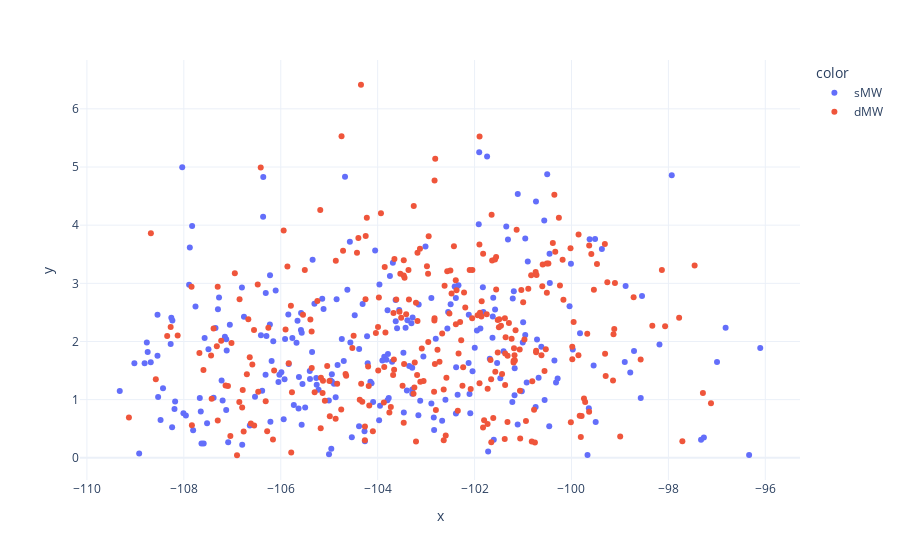

This figure's notebook cell:
### Code cell
px.scatter(x=df_mw['a_mean'], y=df_mw['a_std'], color=df_mw['mind'], template = "plotly_white")

### Figure 1 — Plotly figure (JSON) as saved in the notebook; plotly's stock layout.template omitted (floating-point values rounded to 4 significant figures; data arrays with more than 128 entries replaced by an {"elided": "..."} marker saying what was removed)
{"data": [{"hovertemplate": "color=sMW<br>x=%{x}<br>y=%{y}<extra></extra>", "legendgroup": "sMW", "marker": {"color": "#636efa", "symbol": "circle"}, "mode": "markers", "name": "sMW", "orientation": "v", "showlegend": true, "type": "scatter", "x": {"elided": "250 float values"}, "xaxis": "x", "y": {"elided": "250 float values"}, "yaxis": "y"}, {"hovertemplate": "color=dMW<br>x=%{x}<br>y=%{y}<extra></extra>", "legendgroup": "dMW", "marker": {"color": "#EF553B", "symbol": "circle"}, "mode": "markers", "name": "dMW", "orientation": "v", "showlegend": true, "type": "scatter", "x": {"elided": "286 float values"}, "xaxis": "x", "y": {"elided": "286 float values"}, "yaxis": "y"}], "layout": {"legend": {"title": {"text": "color"}, "tracegroupgap": 0}, "margin": {"t": 60}, "xaxis": {"anchor": "y", "domain": [0, 1], "title": {"text": "x"}}, "yaxis": {"anchor": "x", "domain": [0, 1], "title": {"text": "y"}}}}
